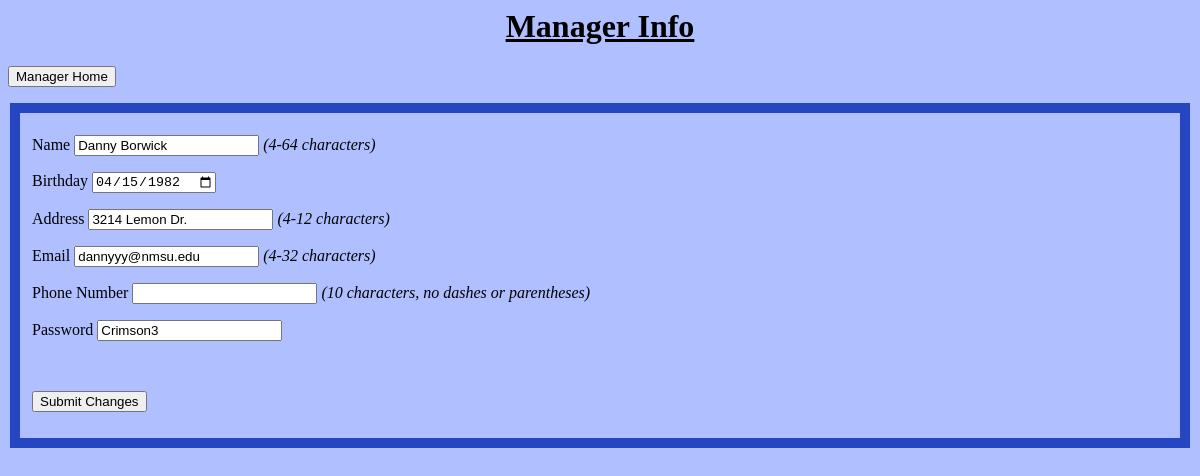
Before: /CoachSystem/view_manager_info.php?altered_info (signed in) with the older database file.
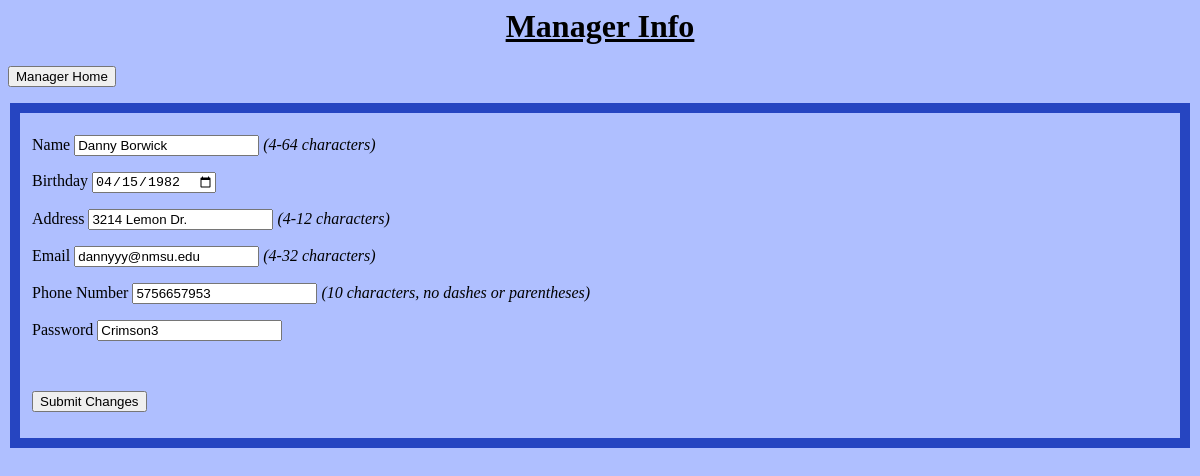
After: the same page with the newer database file.
### tables this page shows
create table Manager(
    ID int unsigned not null primary key auto_increment,
    LoginID varchar(16) not null,
    Name varchar(64) not null,
    Password varchar(8),
    Birthday date,
    Address varchar(128),
    Email varchar(32),
    PhoneNumber char(10)    
);

### CoachSystem/view_manager_info.php (the view, shortened to what this page needs)
<?php
$ID = $_SESSION['ID'];
try {
   $link = connectDB();
   $sql = "SELECT LoginID, Name, Birthday, Address, Email, PhoneNumber, Password FROM Manager WHERE ID = ".$ID;
   if($result=mysqli_query($link,$sql)) {
      while($row = mysqli_fetch_assoc($result)) {
         $Name = $row['Name'];
         $Birthday = $row['Birthday'];
         $Address = $row['Address'];
         $Email = $row['Email'];
         $PhoneNumber = $row['PhoneNumber'];
         $Password = $row['Password'];
      }
   }
}
catch (Exception $e) {
   $message = 'Unable to process request.';
}
?>
<html>
<head>
   <link href="styles.css" rel="stylesheet" type="text/css"
</head>
<body>
   <h1><center><u>Manager Info</u></center></h1>
   <form action="manager_home.php" method="post">
      <p>
         <input type="submit" value="Manager Home" />
      </p>
   </form>
   <form action="update_manager_info_functions.php" method="post">
      <fieldset style = "Color: #000000; border-color: #2645c1; border-width: 10px; border-style: solid;">
<p>
   <label>Name</label>
   <input type="text" name="Name" value="<?php echo $Name;?>" minlength="4" maxlength="64" required/>
   <i>(4-64 characters)</i>
</p>
<p>
   <label>Birthday</label>
   <input type="date" name="Birthday" value="<?php echo $Birthday;?>" required/>
</p>
<p>
   <label>Address</label>
   <input type="text" name="Address" value="<?php echo $Address;?>" minlength="4" maxlength="128" required/>
   <i>(4-12 characters)</i>
</p>
<p>
   <label>Email</label>
   <input type="text" name="Email" value="<?php echo $Email;?>" minlength="4" maxlength="32" required/>
   <i>(4-32 characters)</i>
</p>
<p>
   <label>Phone Number</label>
   <input type="number" name="PhoneNumber" value="<?php echo $PhoneNumber;?>" minlength="10" maxlength="10" required/>
   <i>(10 characters, no dashes or parentheses)</i>
</p>
<p>
   <label>Password</label>
   <input type="text" name="Password" value="<?php echo $Password;?>" required/>
</p>
<br>
<p>
   <input type="submit" value="Submit Changes" />
</p>
</fieldset>
</form>
</body>
</html>

Changed rows visible on the page:
changed manager "Danny Borwick": PhoneNumber (not shown) → "5756657953"
